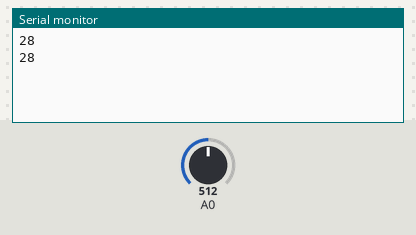
Bench run of a sketch on a simulated Arduino Uno, built with avr-gcc and run on an emulated ATmega328P. On the bench: the last lines printed to the serial monitor. The test bench sets the inputs (shaded band); at power-on: A0 = 512.

Above: at 1.8 s.
1.9 s: A0 set to 716
At 2.8 s:
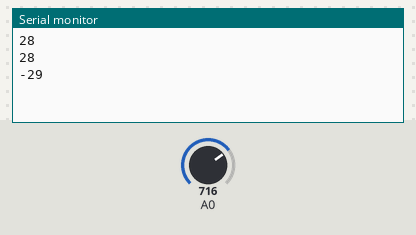
3.4 s: A0 set to 900
At 4.7 s:
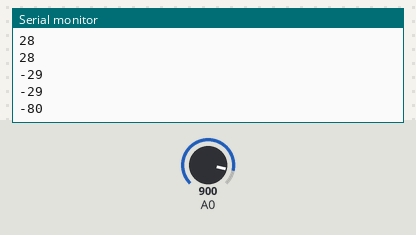
Timing chart, 0 to 6.4 s (numbered marks = the images above; inputs shaded):
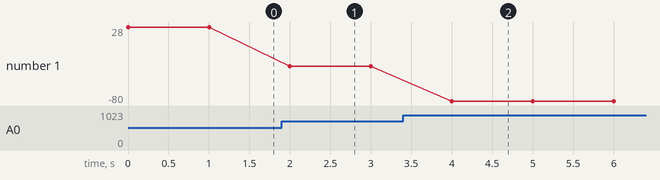

The sketch:

moisture.ino
```cpp
float wet=250;
float dry=612;

void setup() {
  Serial.begin(9600);
}
void loop() {
  float val;
  int moisture;
  val = analogRead(0);
  moisture=round(100-(((val-wet)*100)/(dry-wet)));
  Serial.println(moisture);
  delay(1000);
}
```

Measured:
- after the input at 1.9 s, the serial monitor: prints a new line after 0.10 s (image 1)
- after the input at 3.4 s, the serial monitor: prints a new line after 0.60 s (image 2)
- plotted number 1: 28 → -29 after the input at 1.9 s, -29 → -80 after the input at 3.4 s
